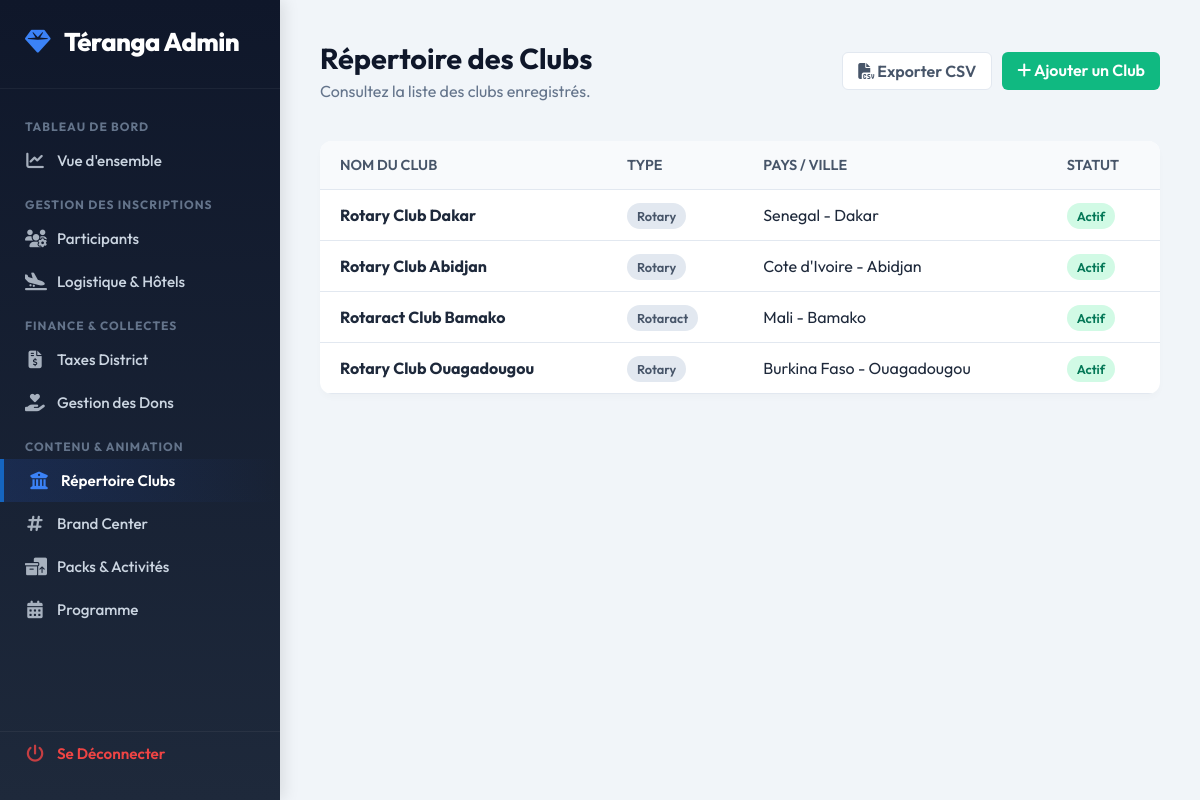
/gestion/clubs/ (signed in), run on the app's committed database.
### core/models.py (models this page shows, shortened)
class Club(models.Model):
    CLUB_TYPES = (
        ('rotary', 'Rotary'),
        ('rotaract', 'Rotaract'),
        ('interact', 'Interact'),
    )
    name = models.CharField(max_length=150)
    club_type = models.CharField(max_length=20, choices=CLUB_TYPES, default='rotary')
    creation_date = models.DateField(null=True, blank=True)
    meeting_days = models.CharField(max_length=200, blank=True, null=True)
    country = models.CharField(max_length=100)
    city = models.CharField(max_length=100)
    sponsor_club = models.ForeignKey('self', on_delete=models.SET_NULL, null=True, blank=True, limit_choices_to={'club_type': 'rotary'})
    is_active = models.BooleanField(default=True)
    class Meta:
        verbose_name = "Club"
        verbose_name_plural = "Clubs"

### core/views.py (the view)
# urls.py: path('gestion/clubs/', views.custom_admin_clubs, name='custom_admin_clubs'),
@user_passes_test(is_admin, login_url='/')
def custom_admin_clubs(request):
    clubs = Club.objects.all().order_by('-creation_date')
    paginator = Paginator(clubs, 10)
    page_number = request.GET.get('page')
    page_obj = paginator.get_page(page_number)
    context = {'clubs': clubs, 'page_obj': page_obj}
    return render(request, 'custom_admin/clubs.html', context)

### core/views.py (called while the page is built)
def is_admin(user):
    return user.is_authenticated and user.is_staff

### templates/custom_admin/clubs.html (shortened to what this page needs)
{% extends 'custom_admin/base_admin.html' %}
{% block admin_content %}
<div class="header">
    <div>
        <h1 style="font-size: 1.8rem; color: #0f172a;">Répertoire des Clubs</h1>
        <p style="color: #64748b; margin-top: 5px;">Consultez la liste des clubs enregistrés.</p>
    </div>
    <div style="display: flex; gap: 10px;">
        <a href="{% url 'core:export_clubs' %}" class="action-btn" style="background: white; border: 1px solid #e2e8f0; color: #475569; font-size: 1rem;"><i class="fa-solid fa-file-csv"></i> Exporter CSV</a>
        <a href="/admin/core/club/add/" target="_blank" class="action-btn btn-validate" style="font-size: 1rem;"><i class="fa-solid fa-plus"></i> Ajouter un Club</a>
    </div>
</div>
<table>
    <thead>
        <tr>
            <th>Nom du Club</th>
            <th>Type</th>
            <th>Pays / Ville</th>
            <th>Statut</th>
        </tr>
    </thead>
    <tbody>
        {% for club in page_obj %}
        <tr>
            <td><strong>{{ club.name }}</strong></td>
            <td><span class="badge" style="background: #e2e8f0; color: #475569;">{{ club.get_club_type_display }}</span></td>
            <td>{{ club.country }} - {{ club.city|default:"-" }}</td>
            <td>
                {% if club.is_active %}
                    <span class="badge badge-success">Actif</span>
                {% else %}
                    <span class="badge badge-danger">Inactif</span>
                {% endif %}
            </td>
        </tr>
        {% empty %}
        <tr>
            <td colspan="4" style="text-align: center; padding: 40px; color: #94a3b8;">Aucun club enregistré pour le moment.</td>
        </tr>
        {% endfor %}
    </tbody>
</table>
{% endblock %}

### templates/custom_admin/base_admin.html (style rules this page uses)
:root { --bg-body: #f1f5f9; --bg-sidebar: #0B2149; --text-sidebar: #cbd5e1; --primary: #1565c0; --success: #10b981; --danger: #ef4444; }
* { margin: 0; padding: 0; box-sizing: border-box; font-family: 'Outfit', sans-serif; }
body { display: flex; min-height: 100vh; background-color: var(--bg-body); color: #1e293b; }
.header { display: flex; justify-content: space-between; align-items: center; margin-bottom: 40px; }
table { width: 100%; border-collapse: collapse; background: white; border-radius: 12px; overflow: hidden; box-shadow: 0 4px 6px rgba(0,0,0,0.02); }
th, td { padding: 15px 20px; text-align: left; border-bottom: 1px solid #e2e8f0; }
th { background: #f8fafc; font-weight: 600; color: #475569; font-size: 0.9rem; text-transform: uppercase; }
.badge { padding: 5px 10px; border-radius: 20px; font-size: 0.8rem; font-weight: 600; }
.badge-success { background: #d1fae5; color: #047857; }
.action-btn { padding: 8px 15px; border-radius: 6px; text-decoration: none; font-size: 0.85rem; font-weight: 600; }
.btn-validate { background: var(--success); color: white; }

### data on the page
Club: name "Rotary Club Dakar", club_type "Rotary", country "Senegal", city "Dakar", is_active "Actif"
Club: name "Rotary Club Abidjan", club_type "Rotary", country "Cote d'Ivoire", city "Abidjan", is_active "Actif"
Club: name "Rotaract Club Bamako", club_type "Rotaract", country "Mali", city "Bamako", is_active "Actif"
Club: name "Rotary Club Ouagadougou", club_type "Rotary", country "Burkina Faso", city "Ouagadougou", is_active "Actif"
